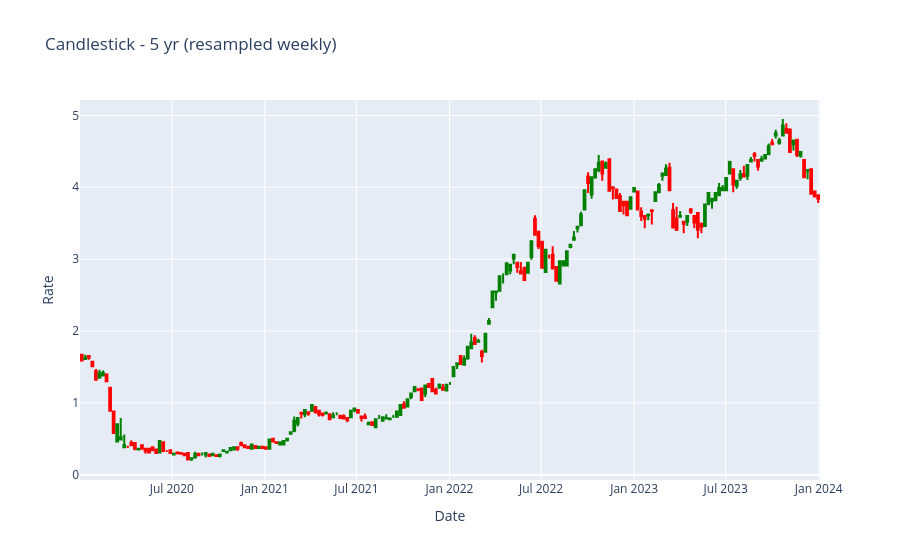

Here is the notebook cell this chart was saved with:
### Code cell
# Wykres świecowy (candlestick) dla wybranego tenor'u (domyślnie '10 yr').
# Używa już istniejącego df z indeksem dat (datetime).
tenor = '5 yr'  # zmień na np. '1 mo', '5 yr' itp.

# znajdź kolumnę ignorując wielkość liter/spacje
cols_map = {c.lower(): c for c in df.columns}
key = tenor.lower()
if key not in cols_map:
    raise KeyError(f"Nie znaleziono tenor'a '{tenor}'. Dostępne kolumny: {list(df.columns)}")

series = df[cols_map[key]]

# zgrupuj do OHLC (tu przykładowo resampling tygodniowy). Możesz zmienić 'W' na 'D','M' itp.
ohlc = series.resample('W').agg(['first', 'max', 'min', 'last']).dropna()
ohlc.columns = ['open', 'high', 'low', 'close']

# wykres ze plotly
import plotly.graph_objects as go

fig = go.Figure(data=[go.Candlestick(
    x=ohlc.index,
    open=ohlc['open'],
    high=ohlc['high'],
    low=ohlc['low'],
    close=ohlc['close'],
    increasing_line_color='green',
    decreasing_line_color='red'
)])
fig.update_layout(
    title=f'Candlestick - {cols_map[key]} (resampled weekly)',
    xaxis_title='Date',
    yaxis_title='Rate',
    xaxis_rangeslider_visible=False
)
fig.show()

### Figure 1 — Plotly figure (JSON) as saved in the notebook; plotly's stock layout.template omitted (floating-point values rounded to 4 significant figures; data arrays with more than 128 entries replaced by an {"elided": "..."} marker saying what was removed)
{"data": [{"close": {"elided": "209 float values"}, "decreasing": {"line": {"color": "red"}}, "high": {"elided": "209 float values"}, "increasing": {"line": {"color": "green"}}, "low": {"elided": "209 float values"}, "open": {"elided": "209 float values"}, "type": "candlestick", "x": {"elided": "209 str values"}}], "layout": {"title": {"text": "Candlestick - 5 yr (resampled weekly)"}, "xaxis": {"rangeslider": {"visible": false}, "title": {"text": "Date"}}, "yaxis": {"title": {"text": "Rate"}}}}
